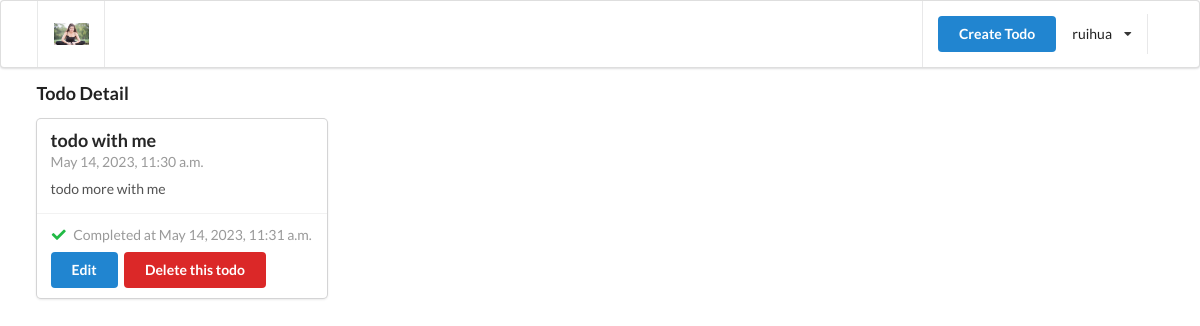
/todo/5/ (signed in), run on the app's committed database.
### authentication/models.py (models this page shows, shortened)
class User(AbstractUser):
    is_email_verified = models.BooleanField(default=False)

### todo/models.py (models this page shows, shortened)
class Todo(TrackingModel):
    title = models.CharField(max_length=255)
    description = models.TextField()
    is_completed = models.BooleanField(default=False)
    owner = models.ForeignKey(to=User, on_delete=models.CASCADE)

### todo/views.py (the view)
# urls.py: path('todo/<id>/', views.todo_detail, name='todo'),
@login_required
def todo_detail(request, id):
    todo = get_object_or_404(Todo, pk=id)
    context = {"todo": todo}
    return render(request, 'todo/todo-detail.html', context)

### templates/todo/todo-detail.html (shortened to what this page needs)
{% extends '_partials/base.html' %}
{% load static %}
{% block content%}
    <h class="ui header">Todo Detail</h>
     <div class="ui card">
        <div class="content">
          <div class="header">{{todo.title}}</div>
          <div class="meta">{{todo.created_at}}</div>
          <div class="description">
            <p>{{todo.description}}</p>
          </div>
        </div>
        <div class="extra content">
            {% if todo.is_completed%}
          <p>
          <i class="check icon green"></i>
          Completed at {{todo.updated_at}}
          </p>
          {% else %}
          <p>
            No yet completed
            </p>
            {% endif %}
         <a href={% url 'todo-edit' todo.id %} class="ui button primary">Edit</a>
         <a href={% url 'todo-delete' todo.id %} class="ui button red">Delete this todo</a>
        </div>
 {% endblock content%}

### templates/_partials/header.html (shortened to what this page needs)
{%load static %}
<div class="ui menu">
  <div class="ui container">
    <a href={% url 'home' %} class="header item">
      <img class="logo"  src= {% static 'img/helth_logo.png' %} />
    </a>
    <div class="right item">
        {% if request.user.is_authenticated %}
      <a href={% url 'create-todo' %} class="ui primary button">Create Todo</a>
      <div class="ui simple dropdown item">
        {{request.user.username}} <i class="dropdown icon"></i>
      </div>
        {% endif %}
    </div>
  </div>
</div>

### data on the page
User: user.username "ruihua"
Todo: title "todo with me", created_at "May 14, 2023, 11:30 a.m.", description "todo more with me", updated_at "May 14, 2023, 11:31 a.m."
